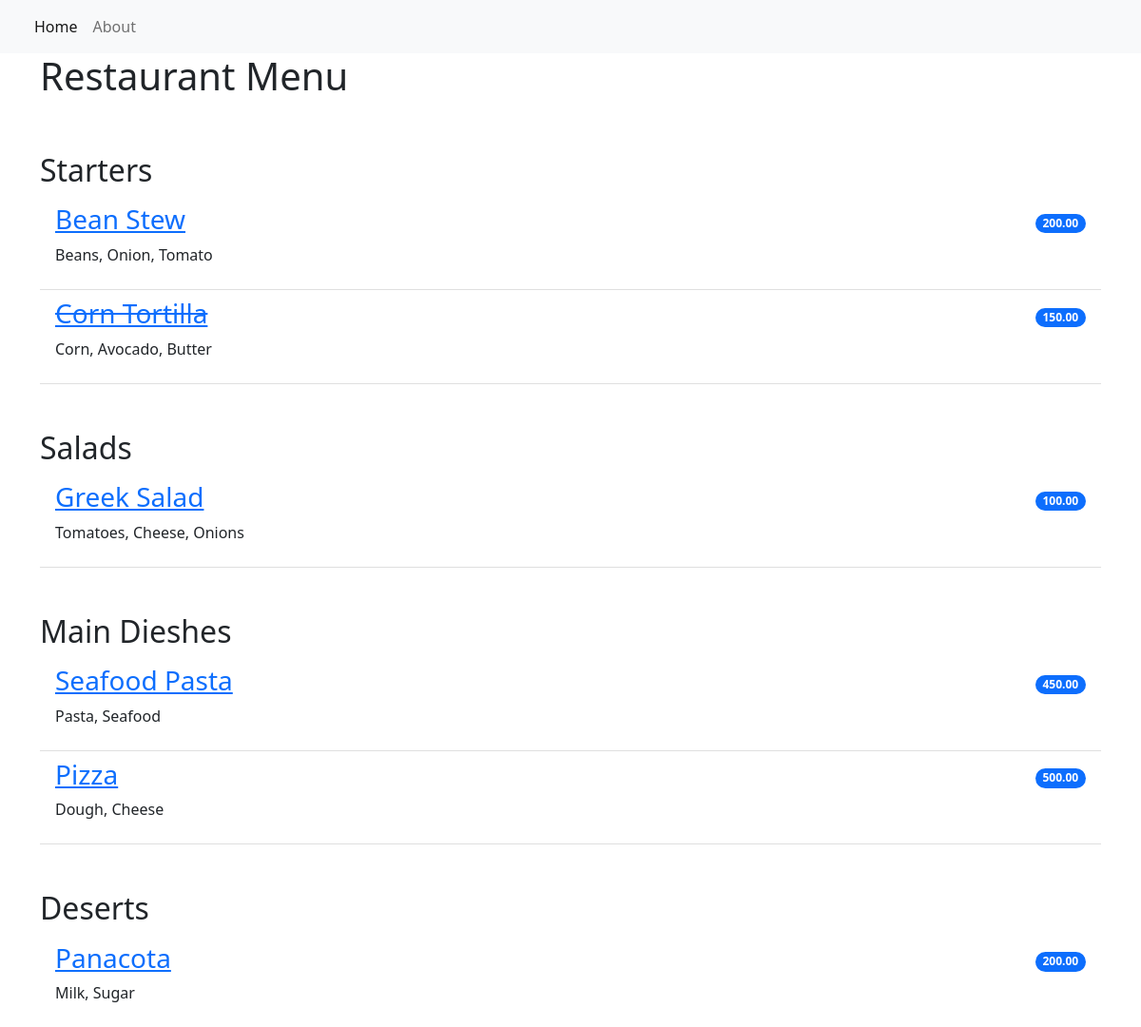
The page / on the database its author committed.
### restaurant_menu/models.py (models this page shows)
class Item(models.Model):
    meal = models.CharField(max_length=1000, unique=True)
    description = models.CharField(max_length=2000)
    price = models.DecimalField(max_digits=10, decimal_places=2)
    meal_type = models.CharField(max_length=200, choices=MEAL_TYPE)
    author = models.ForeignKey(User, on_delete=models.PROTECT)
    status = models.IntegerField(choices=STATUS, default=1)
    date_created = models.DateTimeField(auto_now_add=True)
    date_updated = models.DateTimeField(auto_now_add=True)

### restaurant_menu/views.py (the view)
# urls.py: path('', views.MenuList.as_view(), name='home'),
class MenuList(generic.ListView):
    queryset = Item.objects.order_by("-date_created")
    template_name = "index.html"
    def get_context_data(self, **kwargs):
        context = super().get_context_data(**kwargs)
        context["meals"] = MEAL_TYPE
        return context

### restaurant_menu/templates/index.html
{% extends 'base.html' %}
{% block content %}
<div class="container">
  <h1>Restaurant Menu</h1>
    <ul class="list-group list-group-flush">
        {% for meal in meals %}
            <h2 class="pt-5">{{ meal.1 }}</h2>
                {% for row in item_list %}
                    {% if row.meal_type == meal.0 %}
                        {% if row.status == 0 %}
                        <li class="list-group-item d-flex justify-content-between align-items-center border-0 pb-0">
                            <a href="{% url 'menu_item' row.pk %}"><h3><del>{{ row.meal }}</del></h3></a>
                            <span class="badge bg-primary rounded-pill">{{ row.price }}</span>
                        </li>
                        <li class="list-group-item pt-0">
                            <p>{{ row.description }}</p>
                        </li>
                        {% else %}
                        <li class="list-group-item d-flex justify-content-between align-items-center border-0 pb-0">
                            <a href="{% url 'menu_item' row.pk %}"><h3>{{ row.meal }}</h3></a>
                            <span class="badge bg-primary rounded-pill">{{ row.price }}</span>
                        </li>
                        <li class="list-group-item pt-0">
                            <p>{{ row.description }}</p>
                        </li>
                        {% endif %}
                    {% endif %}
                {% endfor %}
        {% endfor %}
    </ul>
</div>
{% endblock content %}

### restaurant_menu/templates/base.html (shortened to what this page needs)
<!DOCTYPE html>
<html lang="en">
    <head>
        <link href="https://cdn.jsdelivr.net/npm/bootstrap@5.2.0-beta1/dist/css/bootstrap.min.css" rel="stylesheet">
    </head>
    <body>
        <nav class="navbar navbar-expand-lg bg-light">
            <div class="container-fluid">
                <div class="collapse navbar-collapse" id="navbarNav">
                    <ul class="navbar-nav">
                         <li class="nav-item">
                            <a class="nav-link active" aria-current="page" href="{% url 'home' %}">Home</a>
                        </li>
                        <li class="nav-item">
                            <a class="nav-link" aria-current="page" href="{% url 'home' %}">About</a>
                        </li>
                    </ul>
                </div>
            </div>
        </nav>
        {% block content %}
        {% endblock content %}
    </body>
</html>

### rows shown on the page
Item: meal "Bean Stew", price "200.00", description "Beans, Onion, Tomato"
Item: meal "Corn Tortilla", price "150.00", description "Corn, Avocado, Butter"
Item: meal "Greek Salad", price "100.00", description "Tomatoes, Cheese, Onions"
Item: meal "Seafood Pasta", price "450.00", description "Pasta, Seafood"
Item: meal "Pizza", price "500.00", description "Dough, Cheese"
Item: meal "Panacota", price "200.00", description "Milk, Sugar"

### other values the page prints
{{ meal.1 }} "Starters" "Salads" "Main Dieshes" "Deserts"
